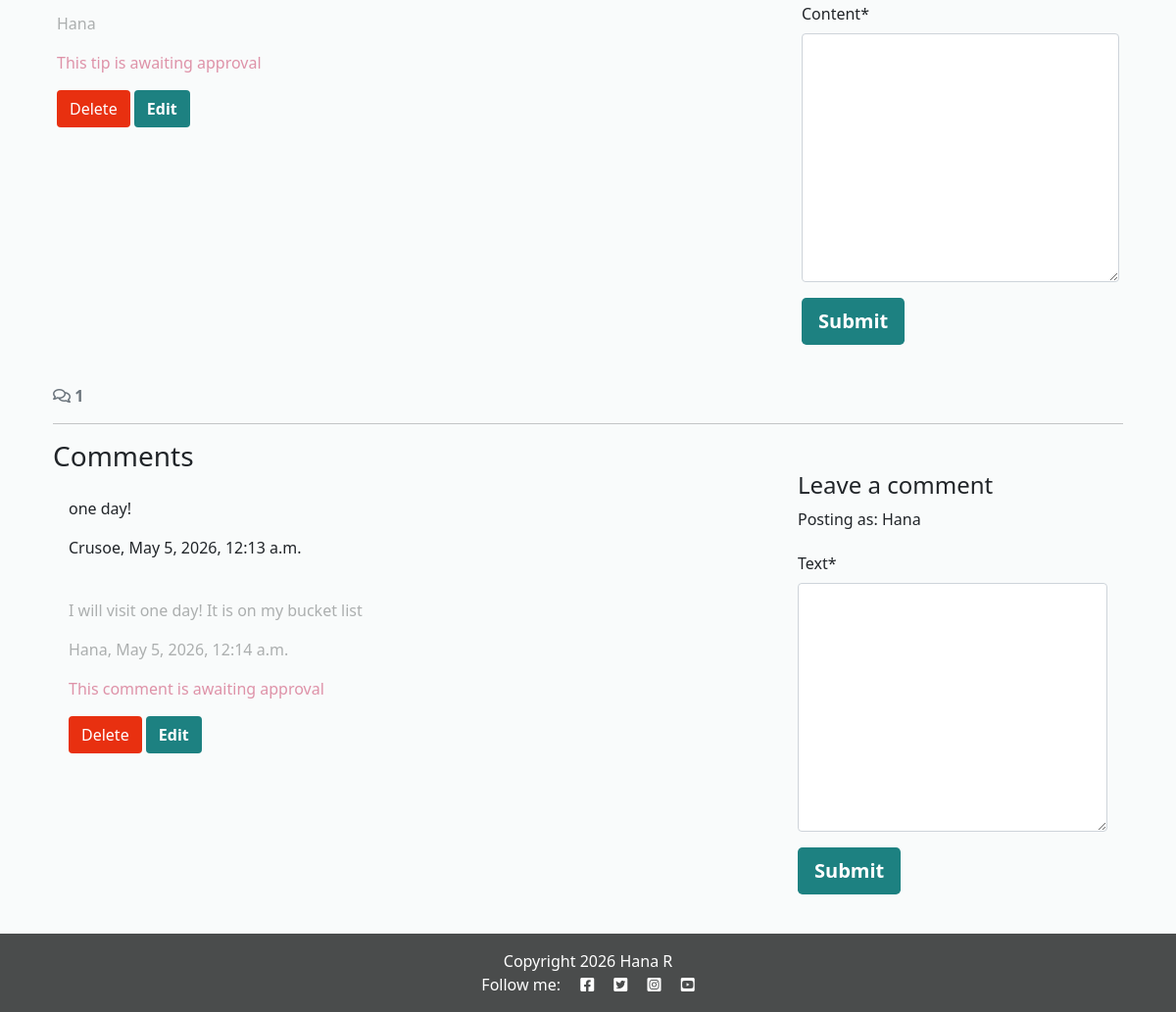
The page /11/ (signed in, lower part) on the database as committed earlier.
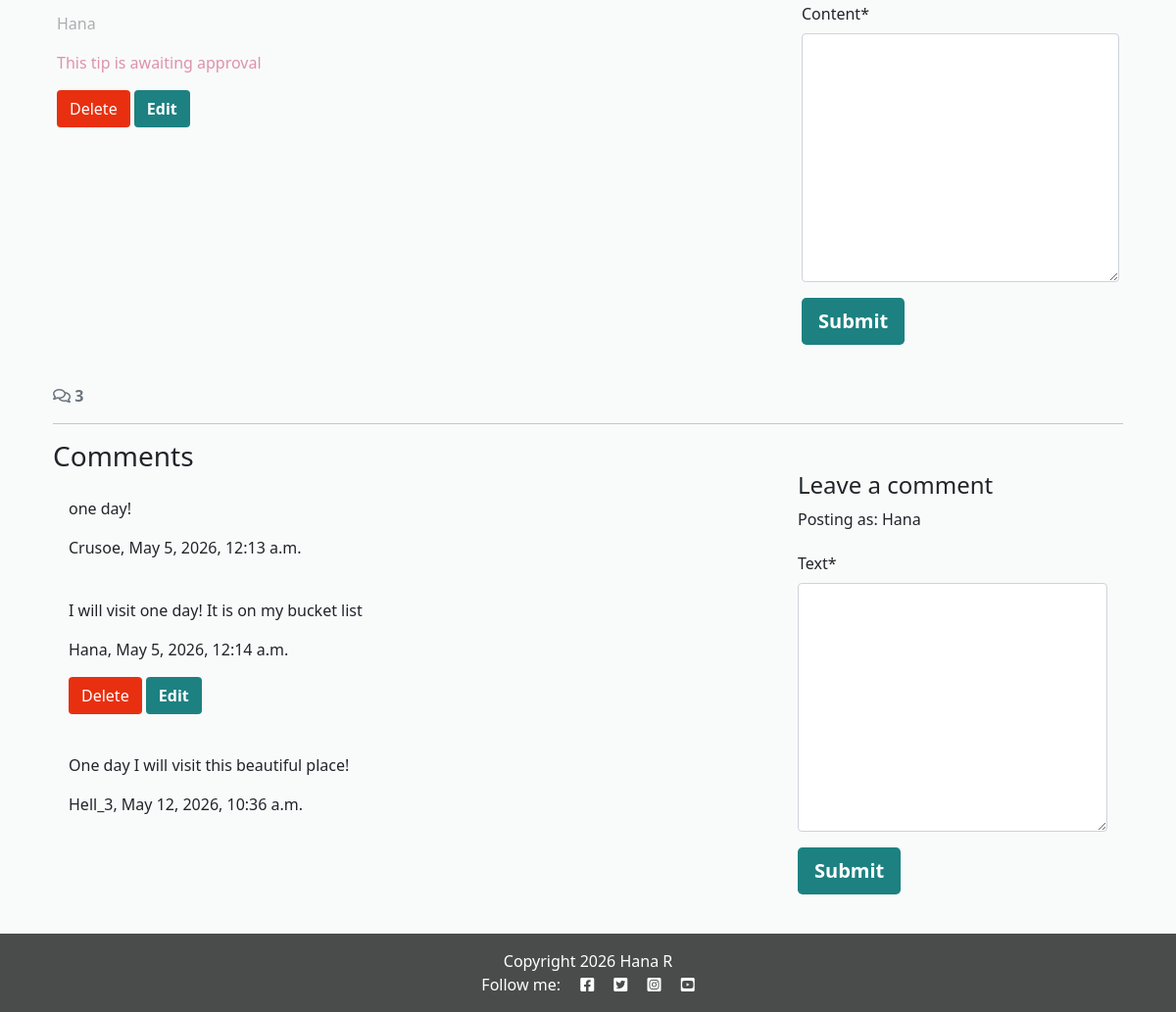
The same page on the database as committed later.
### destinations/models.py (models this page shows, shortened)
class Tip(models.Model):
    destination = models.ForeignKey(Destination, on_delete=models.CASCADE, related_name="tips")
    tip_type = models.CharField(max_length=100, choices=TIP_TYPES)
    content = models.TextField()
    user = models.ForeignKey(User, on_delete=models.CASCADE, related_name="tips", null=True, blank=True)
    approved = models.BooleanField(default=False)
    class Meta:
        ordering = ['tip_type', 'destination']

class Comment(models.Model):
    destination = models.ForeignKey(Destination, on_delete=models.CASCADE, related_name="comments")
    user = models.ForeignKey(User, on_delete=models.CASCADE, related_name="comments", null=True, blank=True)
    text = models.TextField()
    created_on = models.DateTimeField(auto_now_add=True)
    approved = models.BooleanField(default=False)

### destinations/views.py (the view, shortened to what this page needs)
# urls.py: path('<int:pk>/', views.destination_detail, name='destination_detail'),
def destination_detail(request, pk):
    destination = get_object_or_404(Destination, pk=pk)
    comments = destination.comments.all().order_by("-created_on")
    comment_count = destination.comments.filter(approved=True).count()
    tips = destination.tips.all().order_by("tip_type")
    comment_form = CommentForm()
    tip_form = TipForm()
    return render(
        request,
        "destinations/destination_detail.html",
        {"destination": destination,
         "comments":comments,
         "comment_count": comment_count,
         "comment_form": comment_form,
         "tip_form": tip_form
         },
    )

### destinations/forms.py
class CommentForm(forms.ModelForm):
    class Meta:
        model = Comment
        fields = ('text',)

class TipForm(forms.ModelForm):
    class Meta:
        model = Tip
        fields = ('tip_type', 'content',)

### destinations/templates/destinations/destination_detail.html (shortened to what this page needs)
{% extends 'base.html' %} {% block content %}
{% load static %}
{% load crispy_forms_tags %}
<div class="container">
    <div class="row">
        <div class="col-md-8">
            {% for tip in destination.tips.all %}
            <div class="card mb-3">
                <div class="card-body  {% if not tip.approved and tip.user == user %}faded{% elif not tip.approved %}d-none{% endif %}">
                    <p class="card-text {% if not tip.approved and tip.user == user %}faded{% endif %}">{{ tip.user }}</p>
                    {% if not tip.approved and tip.user == user %}
                    <p class="approval">This tip is awaiting approval</p>
                    {% endif %}</p>
                    {% if user.is_authenticated and tip.user == user %}
                    <button class="btn btn-delete-tip" tip_id="{{ tip.id }}" destination_id="{{ destination.id }}">Delete</button>
                    <button class="btn btn-edit-tip" tip_id="{{ tip.id }}" destination_id="{{ destination.id}}">Edit</button>
                    {% endif %}
                </div>
            </div>
            {% empty %}
            <p class="text-muted">No tips yet</p>
            {% endfor %}
        </div>
        <div class="col-md-4">
            <div class="card mb-4 mt-3">
                <div class="card-body">
                    {% if user.is_authenticated %}
                    <form id="tipForm" method="post" style="margin-top: 1.3em;">
                        {{ tip_form | crispy }}
                        <button id="tipSubmitButton" type="submit" class="btn btn-signup btn-lg">Submit</button>
        </form>
        {% else %}
        <p>Log in to share a tip</p>
        {% endif %}
      </div>
        </div>
    </div>
</div>
<div class="container">
    <div class="row">
        <div class="col-12">
            <strong class="text-secondary">
                <i class="far fa-comments"></i> {{ comment_count }}
            </strong>
        </div>
        <div class="col-12">
            <hr>
        </div>
    </div>
    <div class="row">
        <div class="col-md-8">
            <h3 class="mb-0">Comments</h3>
            {% for comment in destination.comments.all %}
            <div class="card mb-2">
                <div class="card-body {% if not comment.approved and comment.user == user %}faded{% elif not comment.approved %}d-none{% endif %}">
                    <div id="comment{{ comment.id }}" class="card-id">{{ comment.text | linebreaks }}</div>
                    <p  class="card-text {% if not comment.approved and comment.user == user %}faded{% endif %}">{{ comment.user }}, {{ comment.created_on }}</p>
                    {% if not comment.approved and comment.user == user %}
                    <p class="approval">This comment is awaiting approval</p>
                    {% endif %}
                    {% if user.is_authenticated and comment.user == user %}
                    <button class="btn btn-delete" comment_id="{{ comment.id }}" destination_id="{{ destination.id }}">Delete</button>
                    <button class="btn btn-edit" comment_id="{{ comment.id }}">Edit</button>
                    {% endif %}
                </div>
            </div>
            {% empty %}
            <p class="text-muted">No comments yet</p>
            {% endfor %}
        </div>
        <div class="col-md-4">
            <div class="card mb-4 mt-3">
                <div class="card-body">
                    {% if user.is_authenticated %}
                    <h4>Leave a comment</h4>
                    <p class="mb-2">Posting as: {{ user.username }}</p>
                    <form id="commentForm" method="post" style="margin-top: 1.3em;">
                        {{ comment_form | crispy}}
                        <button id="commentSubmitButton" type="submit" class="btn btn-signup btn-lg">Submit</button>
                    </form>
                    {% else %}
                    <p>Log in to leave a comment</p>
                    {% endif %}
                </div>
            </div>
        </div>
    </div>
</div>
{% endblock content %}

Rows that differ between the two databases and show on the page:
changed Comment "I will visit one day! It is on my bucket list": no longer shows "This comment is awaiting approval"
added Comment: text "One day I will visit this beautiful place!", user "Hell_3", created_on "May 12, 2026, 10:36 a.m."
Other text that changed with them:
{{ comment_count }}: "1" → "3"
